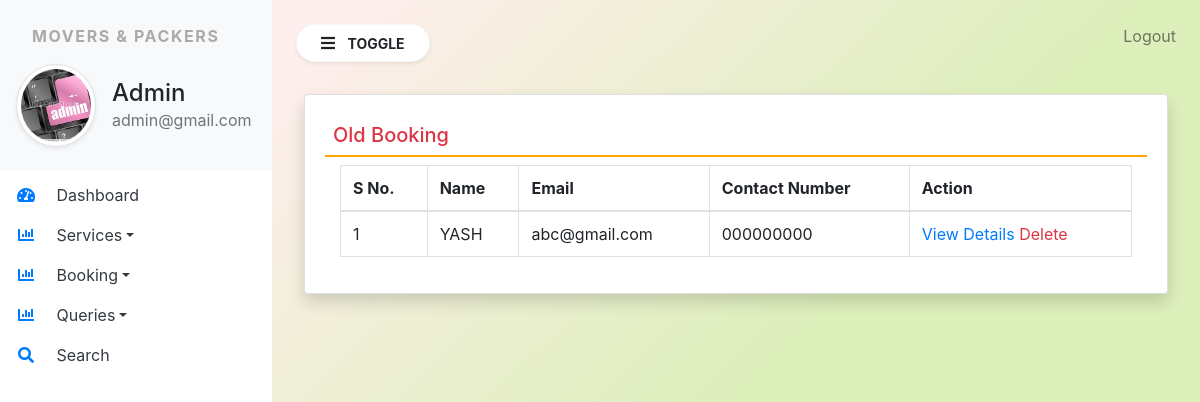
The app's page /old_booking (signed in), older data.
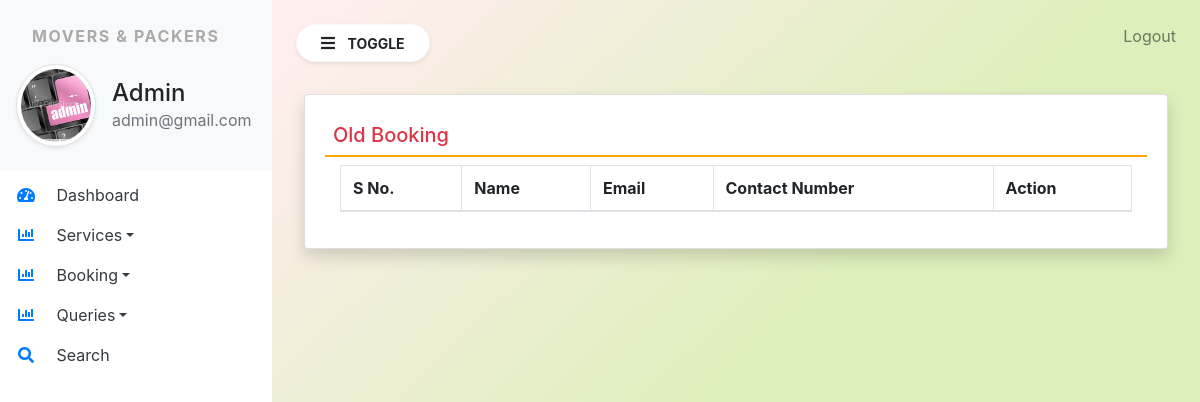
The same page, newer data.
### moverspackers/models.py (models this page shows, shortened)
class SiteUser(models.Model):
    name = models.CharField(max_length=100,null=True)
    email = models.CharField(max_length=100,null=True)
    mobile = models.CharField(max_length=15,null=True)
    location = models.CharField(max_length=200,null=True)
    shiftinglocation = models.CharField(max_length=200,null=True)
    shiftingdate = models.DateField(max_length=200,null=True)
    briefitems = models.CharField(max_length=100,null=True)
    items = models.CharField(max_length=3000,null=True)
    requestdate = models.DateField(null=True)
    remark = models.CharField(max_length=500,null=True)
    status = models.CharField(max_length=30,null=True)
    updationdate = models.DateField(null=True)

### moverspackers/views.py (the view)
# urls.py: path('old_booking',old_booking,name="old_booking"),
def old_booking(request):
    if not request.user.is_authenticated:
        return redirect('admin_login')
    booking = SiteUser.objects.filter(status = '1')
    return render(request,'old_booking.html',locals())

### moverspackers/templates/old_booking.html
{% extends 'admin_base.html' %}
{% block main %}
<div class="card shadow m-2">
    <div class="card-body">
        <h5 class="p-2 text-danger" style="border-bottom: 2px solid orange;">Old Booking </h5>
        <div class="container-fluid">
            <table class="table table-bordered" id="example">
                <thead>
                    <tr>
                     <th>S No.</th>
                     <th>Name</th>
                     <th>Email</th>
                     <th>Contact Number</th>
                     <th>Action</th>
                    </tr>
                </thead>
                <tbody>
                   {% for i in booking %}
                   <tr>
                       <td>{{forloop.counter}}</td>
                       <td>{{i.name}}</td>
                       <td>{{i.email}}</td>
                       <td>{{i.mobile}}</td>
                       <td><a href="{% url 'view_bookingdetail' i.id  %}">View Details</a>
                    <a href="{% url 'delete_booking' i.id %}" class="text-danger" onclick="return confirm('Are you sure?')">Delete</a>
                   </tr>
                   {% endfor %}
                </tbody>
            </table>
        </div>
    </div>
</div>
{% endblock %}

Row changes from the older to the newer data that the page shows:
removed SiteUser: name "YASH", email "abc@gmail.com", mobile "000000000"
